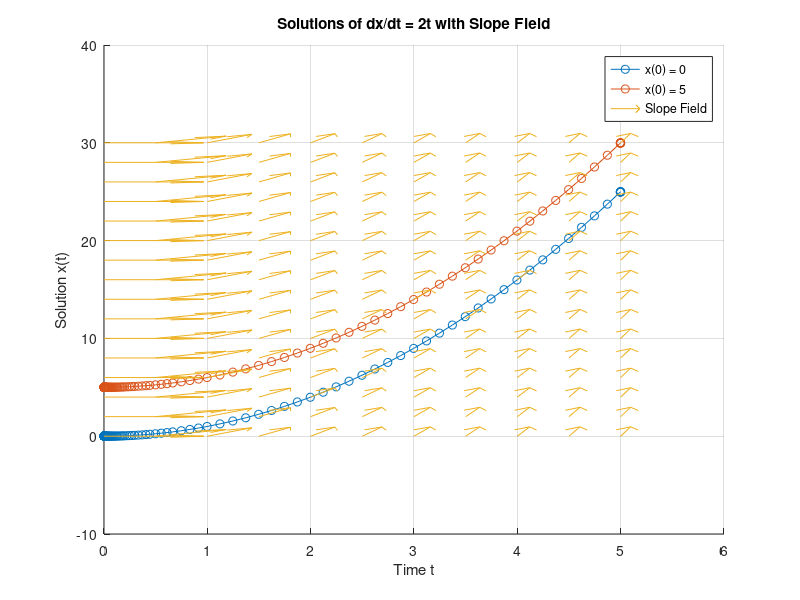

Source code (MATLAB):
tspan = [0 5];

% Solve for x(0) = 0
x0_0 = 0;
[t0, x0] = ode45(@(t, x) 2 * t, tspan, x0_0);

% Solve for x(0) = 5
x0_1 = 5;
[t1, x1] = ode45(@(t, x) 2 * t, tspan, x0_1);

% Create a grid for the direction field
a = 0; % Time range start
b = 5; % Time range end
s = 0.5; % Spacing for the grid
[t, x] = meshgrid(a:s:b, 0:2:30); % Grid for time and solution values

% Compute the vector field
dx = 2 * t; % Right-hand side of the ODE
dt = ones(size(dx)); % Time increment is 1
norm = sqrt(dt.^2 + dx.^2); % Normalize the vectors
dt = dt ./ norm;
dx = dx ./ norm;

% Plot the solutions and the direction field
figure;
hold on;
plot(t0, x0, '-o', 'DisplayName', 'x(0) = 0');
plot(t1, x1, '-o', 'DisplayName', 'x(0) = 5');
quiver(t, x, dt, dx, 0.5, 'DisplayName', 'Slope Field'); % Direction field

% Add labels, legend, and title
xlabel('Time t');
ylabel('Solution x(t)');
title('Solutions of dx/dt = 2t with Slope Field');
legend('show');
grid on;
hold off;
